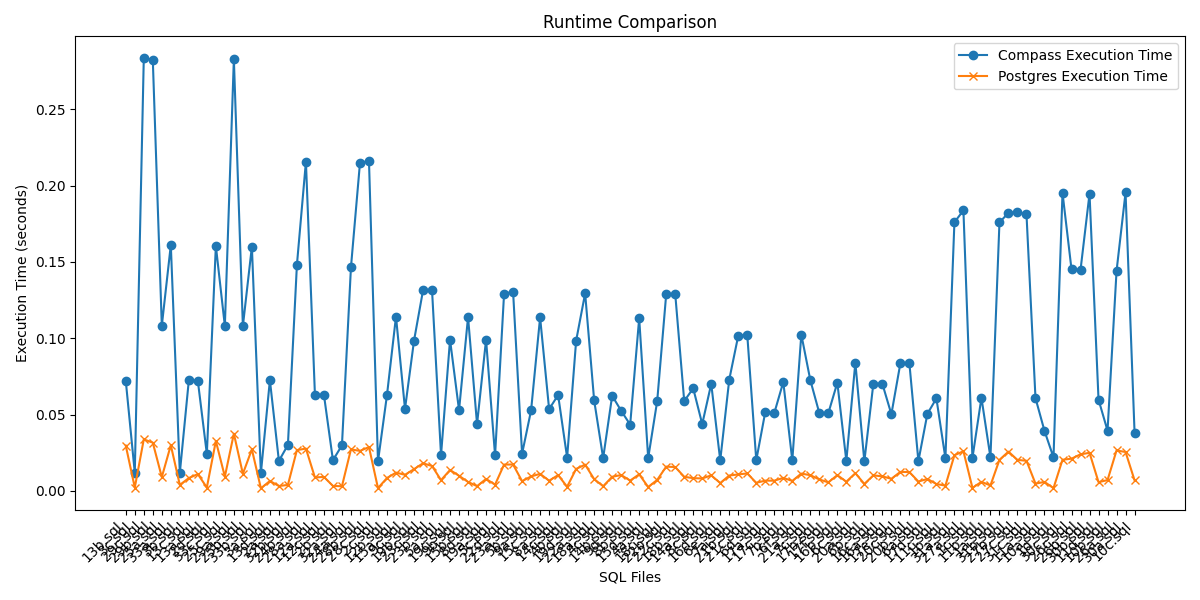

Here is the Python script that generated this plot:
import os
import re
import matplotlib.pyplot as plt

# Paths to the result files
compass_file_path = 'compass-resultados.txt'
postgres_file_path = 'postgres-resultados.txt'

# Function to parse a resultados.txt file
def parse_resultados(file_path):
    results = {}
    execution_time_pattern = re.compile(r"\b(\d+\.\d+) seconds\b")
    with open(file_path, 'r') as file:
        for line in file:
            parts = line.split(', ')
            if len(parts) >= 3:
                try:
                    sql_file = parts[0].strip() if len(parts) > 0 else 'Unknown'
                    total_rows = int(parts[1].split(': ')[1].strip()) if 'Total Intermediate Rows' in parts[1] else 'N/A'
                    # Use regex to extract execution time
                    match = execution_time_pattern.search(line)
                    if match:
                        execution_time = float(match.group(1))
                        results[sql_file] = {
                            'total_rows': total_rows,
                            'execution_time': execution_time
                        }
                        print(f"Parsed: {sql_file} with execution time {execution_time} seconds")
                    else:
                        print(f"Execution time not found in line: {line.strip()}")
                except (IndexError, ValueError) as e:
                    print(f"Skipping malformed line: {line.strip()} due to error: {e}")
    return results

# Parse both files
compass_results = parse_resultados(compass_file_path)
postgres_results = parse_resultados(postgres_file_path)

# Debugging: Print parsed results
print("Compass Results:", compass_results)
print("Postgres Results:", postgres_results)

# Compare the results
comparison = []
for sql_file in compass_results:
    if sql_file in postgres_results:
        compass_exec_time = compass_results[sql_file]['execution_time']
        postgres_exec_time = postgres_results[sql_file]['execution_time']
        compass_rows = compass_results[sql_file]['total_rows']
        postgres_rows = postgres_results[sql_file]['total_rows']
        comparison.append({
            'sql_file': sql_file,
            'compass_exec_time': compass_exec_time,
            'postgres_exec_time': postgres_exec_time,
        })

# Debugging: Print comparison results
print("Comparison Results:", comparison)

# Debugging: Print comparison results
for result in comparison:
    print(f"SQL File: {result['sql_file']}")
    print(f"Compass Execution Time: {result['compass_exec_time']} seconds")
    print(f"Postgres Execution Time: {result['postgres_exec_time']} seconds")
    print("---")

# Extract data for plotting
sql_files = [result['sql_file'] for result in comparison]
compass_exec_times = [result['compass_exec_time'] for result in comparison]
postgres_exec_times = [result['postgres_exec_time'] for result in comparison]

# Plotting
plt.figure(figsize=(12, 6))
plt.plot(sql_files, compass_exec_times, label='Compass Execution Time', marker='o')
plt.plot(sql_files, postgres_exec_times, label='Postgres Execution Time', marker='x')
plt.xlabel('SQL Files')
plt.ylabel('Execution Time (seconds)')
plt.title('Runtime Comparison')
plt.xticks(rotation=45, ha='right')
plt.legend()
plt.tight_layout()
# Save the plot as a PNG file
plt.savefig('runtime.png')
plt.show()
